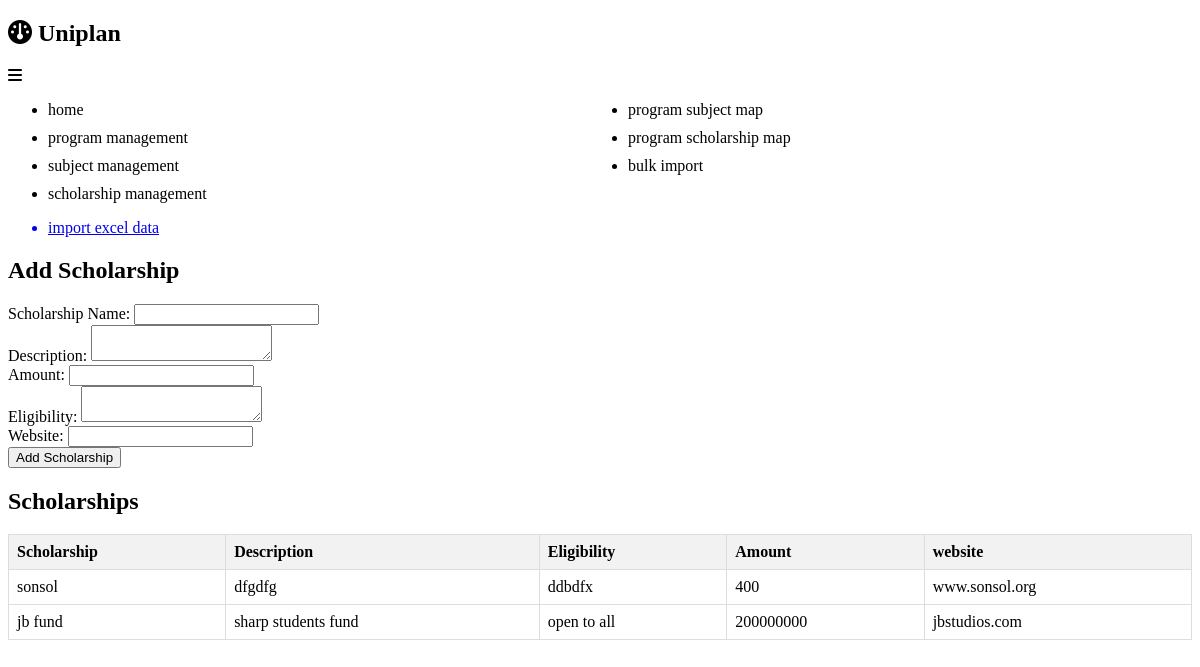
The page /scholarships on the database its author committed.
### uniplan/models.py (models this page shows)
class Scholarship(db.Model):
    __tablename__ = 'scholarship'
    scholarship_id = db.Column(db.Integer, primary_key=True, autoincrement=True, unique=True)
    scholarship_name = db.Column(db.Text, nullable=False)
    description = db.Column(db.Text)
    amount = db.Column(db.Integer)
    eligibility = db.Column(db.Text)
    website = db.Column(db.Text)

### uniplan/routes.py (the view, shortened to what this page needs)
@app.route('/scholarships', methods=['GET', 'POST'])
def scholarships():
    scholarship_list = Scholarship.query.all()
    form = ScholarshipForm()
    return render_template('scholarships.html', form=form, scholarships=scholarship_list)

### uniplan/forms.py
class ScholarshipForm(FlaskForm):
    scholarship_name = StringField('Scholarship Name', validators=[DataRequired()])
    description = TextAreaField('Description', validators=[Optional()])
    amount = IntegerField('Amount', validators=[Optional()])
    eligibility = TextAreaField('Eligibility', validators=[Optional()])
    website = StringField('Website', validators=[Optional()])

### uniplan/templates/scholarships.html (shortened to what this page needs)
{% extends 'base.html' %}
{% block content %}
<ul><a href="#"><li>import excel data</li></a></ul>
<div class="container">
    <div class="row">
        <div class="col-md-6">
            <h2>Add Scholarship</h2>
            <form method="post" action="{{ url_for('scholarships') }}">
                <div class="form-group">
                    <label for="scholarship_name">Scholarship Name:</label>
                    {{ form.scholarship_name(class="form-control") }}
                </div>
                <div class="form-group">
                    <label for="description">Description:</label>
                    {{ form.description(class="form-control") }}
                </div>
                <div class="form-group">
                    <label for="amount">Amount:</label>
                    {{ form.amount(class="form-control") }}
                </div>
                <div class="form-group">
                    <label for="eligibility">Eligibility:</label>
                    {{ form.eligibility(class="form-control") }}
                </div>
                <div class="form-group">
                    <label for="website">Website:</label>
                    {{ form.website(class="form-control") }}
                </div>
                <button type="submit" class="btn btn-primary">Add Scholarship</button>
            </form>
        </div>
    </div>
    <div class="row">
        <h2>Scholarships</h2>
        {%if scholarships %}
        <table>
            <thead>
            <tr>
                <th>Scholarship</th>
                <th>Description</th>
                <th>Eligibility</th>
                <th>Amount</th>
                <th>website</th>
            </tr>
            </thead>
            <tbody>
            {%for scholarship in scholarships%}
            <tr>
                <td>{{scholarship.scholarship_name}}</td>
                <td>{{scholarship.description}}</td>
                <td>{{scholarship.eligibility}}</td>
                <td>{{scholarship.amount}}</td>
                <td>{{scholarship.website}}</td>
            </tr>
            {%endfor%}
            {%else%}
            <p>no scholarships here</p>
            {%endif%}
            </tbody>
        </table>
    </div>
</div>
{% endblock %}

### uniplan/static/css/main.css (style rules this page uses)
table { border-collapse: collapse; width: 100%; }
th, td { border: 1px solid #dddddd; text-align: left; padding: 8px; }
th { background-color: #f2f2f2; }

### rows shown on the page
Scholarship: scholarship_name "sonsol", description "dfgdfg", eligibility "ddbdfx", amount "400", website "www.sonsol.org"
Scholarship: scholarship_name "jb fund", description "sharp students fund", eligibility "open to all", amount "200000000", website "jbstudios.com"
